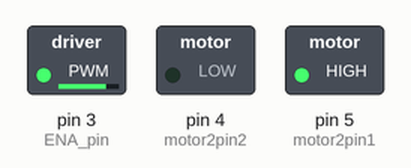
Recording of a sketch running on a simulated Arduino Uno, built with avr-gcc and run on an emulated ATmega328P. Shown: switched loads named in the sketch (green lamp = pin HIGH).

Above: at 0.1 s.
Timing chart, 0 to 1.6 s (numbered marks = the images above):
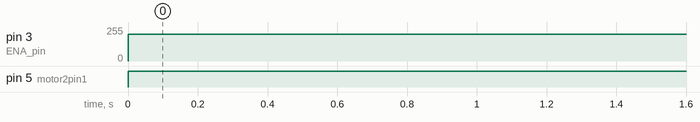

Measured:
- by itself, pin 3 (ENA_pin): 0/255 → 200/255 at 0.00 s
- by itself, pin 5 (motor2pin1): LOW → HIGH at 0.00 s

The sketch:

FYDP_working_motor_code.ino
```cpp
int motor2pin1 = 5;
int motor2pin2 = 4;
int ENA_pin = 3;

void setup() {
  // put your setup code here, to run once:
  pinMode(ENA_pin, OUTPUT);
  pinMode(motor2pin1, OUTPUT);
  pinMode(motor2pin2, OUTPUT);
}

void loop() {
  // put your main code here, to run repeatedly:
  analogWrite(ENA_pin, 200);
  digitalWrite(motor2pin1, HIGH);
  digitalWrite(motor2pin2, LOW);

}
```
